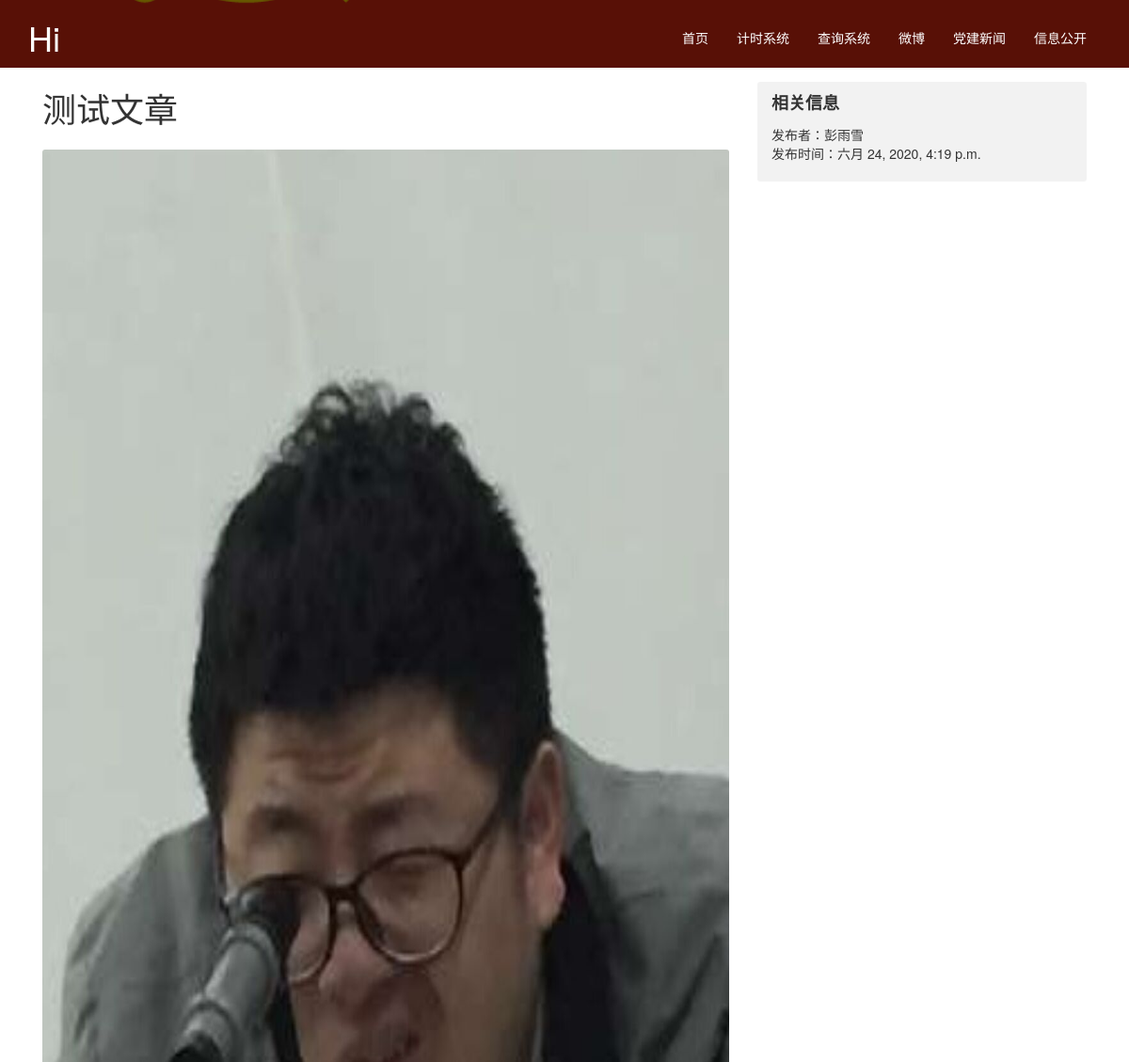
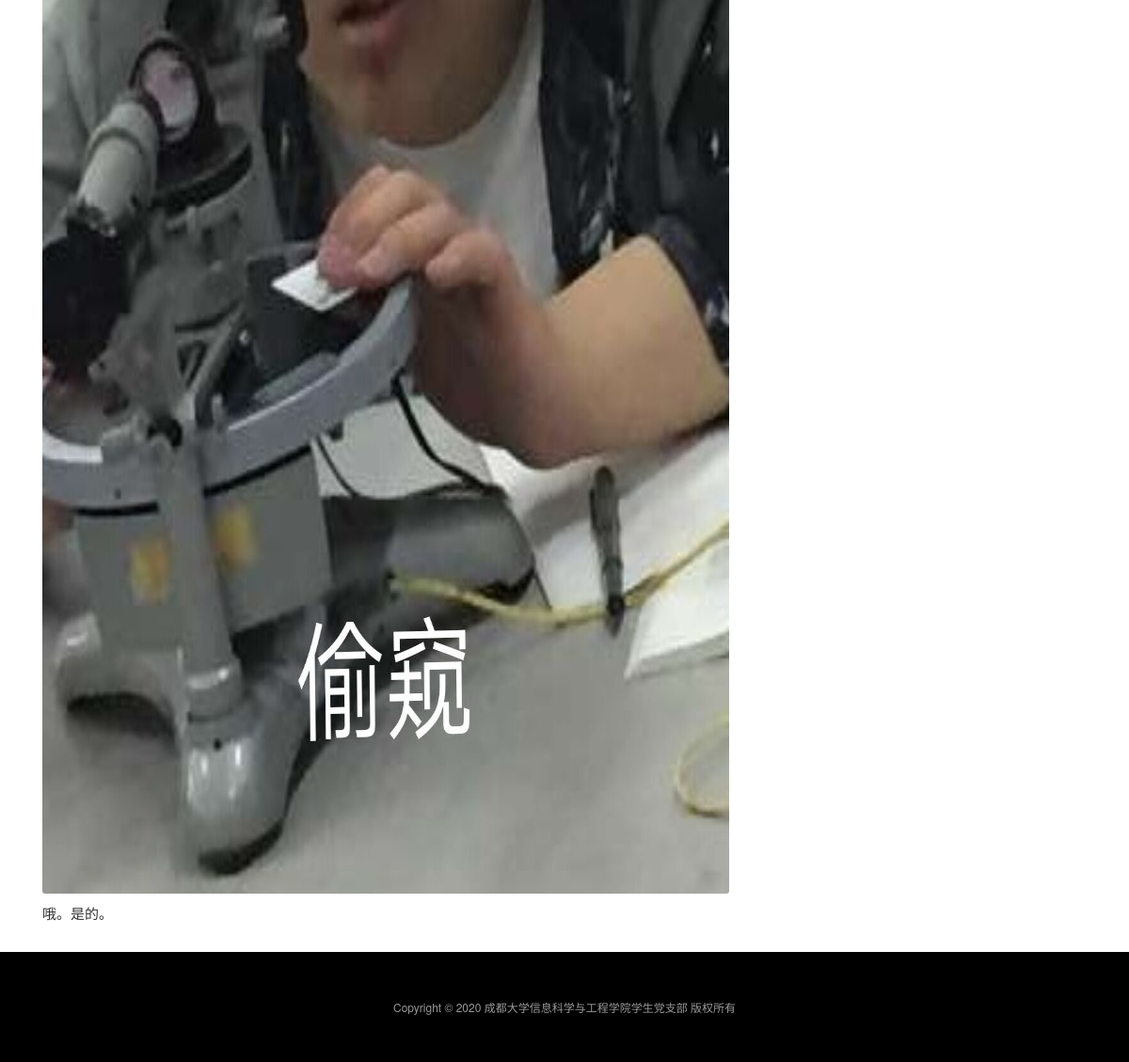
/infodetail/, run on the app's committed database (2 pictures, top to bottom).
### check/models.py (models this page shows)
class notice_Article(models.Model):
    title = models.CharField(u'文章标题',default = '标题',max_length=100)
    author = models.CharField(u'发布人',default='学生第三支部支委',null=False,max_length = 10)
    date = models.DateTimeField(u'发布时间', null=False)
    content = RichTextUploadingField(u'发布内容')
    category = models.ForeignKey('notice_Category',on_delete=models.CASCADE)
    class Meta:
        verbose_name = '信息公开'
        verbose_name_plural = verbose_name

### check/views.py (the view)
# urls.py: path('infodetail/',cv.open_infodetail,name = 'info_detail'),
def open_infodetail(request):
    try:
        article_id = request.GET.get('id')
        if(article_id == None):
            article_id = models.notice_Article.objects.first().id
        notice_detail = models.notice_Article.objects.get(id = article_id)
        content = notice_detail.content
        title = notice_detail.title
        date = notice_detail.date
        author = notice_detail.author
        return render(request,'noticedetail.html' ,{'content' : content,'title' : title,'date' : date,'author' : author})
    except:
        return HttpResponse("404 Not Found")

### check/templates/noticedetail.html (shortened to what this page needs)
<!DOCTYPE html>
<html lang="en">
<head>
    <link rel="stylesheet" href="http://maxcdn.bootstrapcdn.com/bootstrap/3.2.0/css/bootstrap.min.css">
    <link rel="stylesheet" href="http://maxcdn.bootstrapcdn.com/font-awesome/4.3.0/css/font-awesome.min.css">
     <link rel="stylesheet" href="https://cdnjs.cloudflare.com/ajax/libs/font-awesome/5.12.1/css/all.min.css">
    <link rel="stylesheet" href="/static/custom_style.css">
    <link rel="stylesheet" href="/static/responsive.css">
    <link rel="stylesheet" href="/static/assistant.css">
    <link rel="stylesheet" href="/static/css/bootstrap.min.css">
    <link rel="stylesheet" href="/static/css/noticemain.css">
    <link rel="stylesheet" href="/static/css/owl.carousel.css">
</head>
<body>
    <header class="header" >
        <div class="container">
            <div class="row">
                <div class="col-md-3">
                    <div class="logo">
                        <h1><a href="">Hi</a></h1>
                    </div>
                </div>
                <div class="col-md-9">
                    <div class="navbar-collapse collapse">
                        <ul class="nav navbar-nav navbar-right text-uppercase">
                        <li class="layui-nav-item"><a href= {% url 'index' %}>首页</a></li>
                        <li class="layui-nav-item"><a href= {% url 'timer' %}>计时系统</a></li>
                        <li class="layui-nav-item"><a href = {% url 'query' %}>查询系统</a></li>
                        <li class="layui-nav-item"><a href="https://weibo.com/u/6394953874?nick=%E6%88%90%E5%A4%A7%E4%BF%A1%E5%B7%A5%E6%96%B0%E9%9D%92%E5%B9%B4&is_hot=1">微博</a></li>
                        <li class="layui-nav-item"><a href="http://xgxy.cdu.edu.cn/p/42/">党建新闻</a></li>
                        <li class="layui-nav-item"><a href = {% url 'info' %}>信息公开</a></li>
                        </ul>
                    </div>
                </div>
            </div>
        </div>
    </header>
    <section id="sliders">
        <div data-velocity="-.2" class="overlay-bg slide-bg"></div>
    </section>
<div class="container">
    <div class="col-xs-8">
        <h1 class="news-title">{{title}}</h1>
        <div class="news-content">
             {{content|safe}}
        </div>
    </div>
    <div class="col-xs-4">
        <div class="side-bar-card">
            <div class="card-title">相关信息</div>
            <div class="card-body">
                <div class="list">
                    <div class="item clearfix">
                        <div >发布者：{{author}}</div>
                        <div>发布时间：{{date}}</div>
                        </div>
                    </div>
                </div>
            </div>
        </div>
        </div>
<div class="footer">
    Copyright © 2020 成都大学信息科学与工程学院学生党支部 版权所有
</div>
  </body>
</html>

### check/static/custom_style.css (style rules this page uses)
img { max-width: 100%; height: auto; }
h1, h2, h3, h4, h5, h6 { font-weight: normal; margin: 0 0 15px; font-family: 'Arvo', serif; }
html, body { height: 100% }
body { font-family: 'Open Sans', sans-serif }
.header { width: 100% }
.logo h1 { margin: 0; padding: 20px 0; transition: .3s; }
.logo > h1 a { color: #fff }
.header .navbar-nav { margin-top: 15px; transition: .3s; }
.header .navbar-nav > li > a { color: #fff }
.overlay-bg { position: absolute; left: 0; top: 0; width: 100%; height: 100%; background-size: cover; background-position: center center; }
.overlay-bg::after { background: none repeat scroll 0 0 #000; content: ""; height: 100%; left: 0; opacity: 0.6; position: absolute; top: 0; width: 100%; }
.slide-bg { background-image: url(/static/slide-bg.jpg) }
.footer { background: none repeat scroll 0 0 #000; color: #fff; font-size: 12px; }
a, .footer a, .footer-social a:hover, a.tc-control:hover, .single-service i.fa, .single-about:hover i, .header .navbar-nav > li:hover > a, .scroll-to-bottom a:hover, .header .navbar-nav > li.active > a { color: #e74c3c; transition: .3s; }

### check/static/css/noticemain.css (style rules this page uses)
img { display: block; max-width: 100%; }
img, .side-bar .list-group-item, .side-bar-card { border-radius: 3px; }
.side-bar-card { background: rgba(0, 0, 0, 0.05); margin-top: 15px; padding: 10px 0; }
.side-bar-card .card-title, .side-bar-card .card-body .list .item { padding: 10px 15px; }
.side-bar-card .card-title { font-size: 18px; font-weight: bold; padding-top: 0; padding-bottom: 0; }
.news-title { line-height: 1.3em; }
.news-content { margin-top: 20px; font-size: 15px; line-height: 1.5em; }
.news-content img { margin-top: 10px; margin-bottom: 10px; }
.footer { margin-top: 20px; padding: 50px 0; text-align: center; color: #999999; }

### check/templates/noticedetail.html (style rules this page uses)
#sliders { height: 9%; position: relative; }

### data on the page
notice_Article: title "测试文章", content (picture), content "哦。是的。", author "彭雨雪", date "六月 24, 2020, 4:19 p.m."
